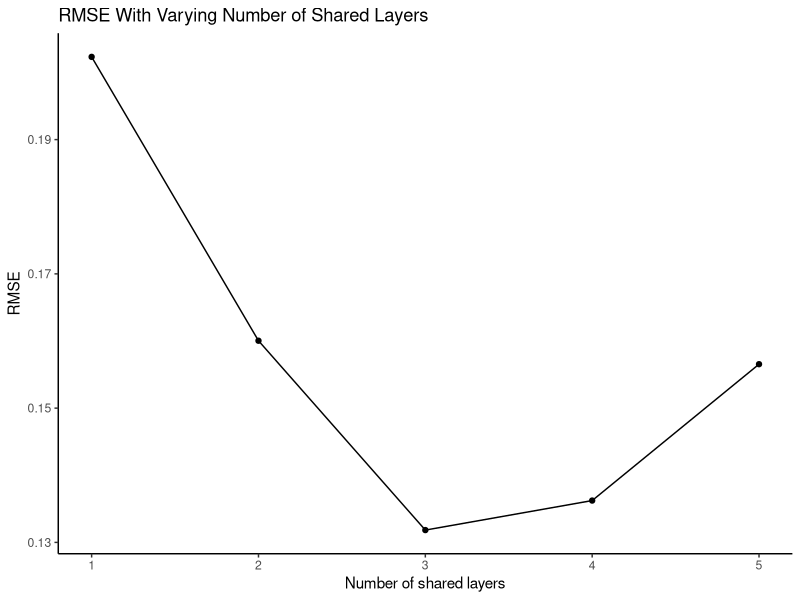

Reproduce this figure in R.
library(tidyverse)
data1 = read_csv('dope_neural_nets/representation_size/1_shared.csv') %>%
  mutate(n_shared = 1)
data2 = read_csv('dope_neural_nets/representation_size/2_shared.csv') %>%
  mutate(n_shared = 2)
data3 = read_csv('dope_neural_nets/representation_size/3_shared.csv') %>%
  mutate(n_shared = 3)
data4 = read_csv('dope_neural_nets/representation_size/4_shared.csv') %>%
  mutate(n_shared = 4)
data4 = data4[c(1:771, 773:1000), ]
data5 = read_csv('dope_neural_nets/representation_size/5_shared.csv') %>%
  mutate(n_shared = 5)
data = bind_rows(data1, data2, data3, data4, data5) %>%
  group_by(n_shared) %>%
  summarise(rmse = sqrt(mean((estimate-truth)^2)))

ggplot(data) +
  geom_line(aes(x=n_shared, y=rmse))+
  geom_point(aes(x=n_shared, y=rmse))+
  theme_classic()+
  ylab('RMSE')+
  xlab('Number of shared layers')+
  ggtitle('RMSE With Varying Number of Shared Layers')
